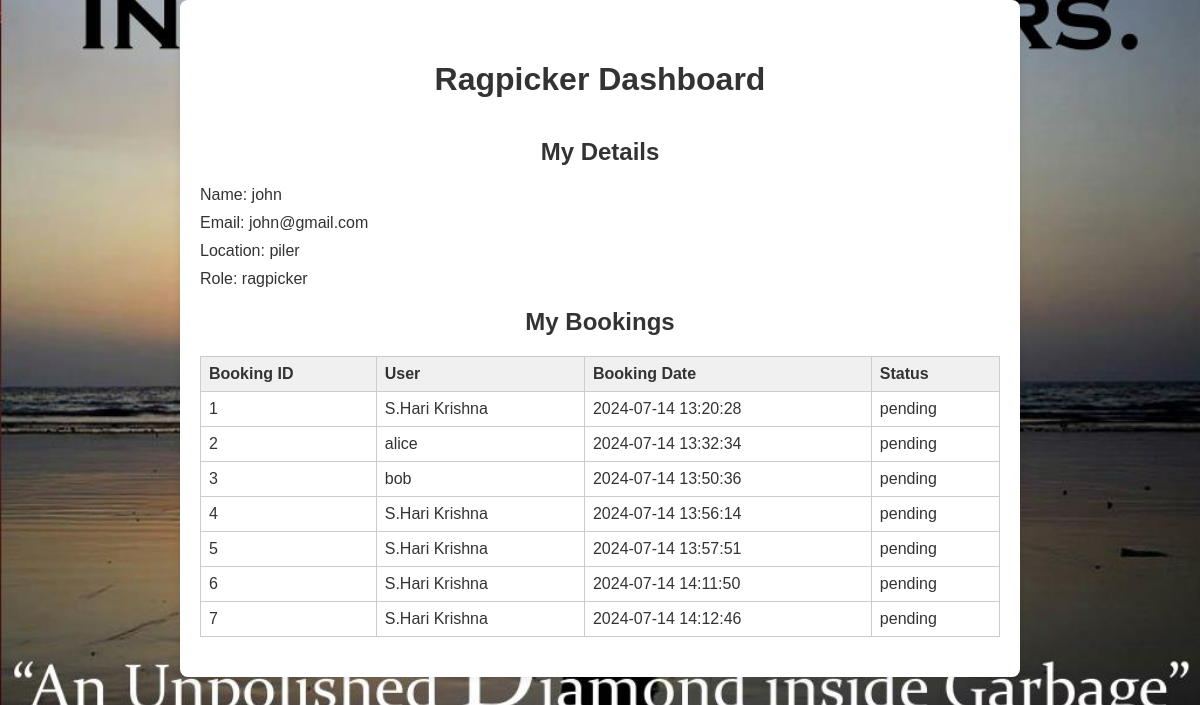
/ragpicker_dashboard.php (signed in), run on the app's committed database.
### tables this page shows
CREATE TABLE `users` (
  `id` int(11) NOT NULL,
  `name` varchar(100) NOT NULL,
  `email` varchar(100) NOT NULL,
  `password` varchar(255) NOT NULL,
  `role` enum('user','ragpicker') NOT NULL DEFAULT 'user',
  `location` varchar(255) DEFAULT NULL,
  `created_at` timestamp NOT NULL DEFAULT current_timestamp()
);

CREATE TABLE `bookings` (
  `id` int(11) NOT NULL,
  `user_id` int(11) NOT NULL,
  `ragpicker_id` int(11) NOT NULL,
  `booking_date` datetime DEFAULT current_timestamp(),
  `status` enum('pending','confirmed','cancelled') DEFAULT 'pending'
);

### ragpicker_dashboard.php (the view, shortened to what this page needs)
<?php
$ragpicker_id = $_SESSION['user_id'];
$servername = "localhost";
$username = "root";
$password = "";
$dbname = "ragpicker_db";
$conn = new mysqli($servername, $username, $password, $dbname);
$sql_ragpicker = "SELECT * FROM users WHERE id = ?";
$stmt_ragpicker = $conn->prepare($sql_ragpicker);
$stmt_ragpicker->bind_param("i", $ragpicker_id);
$stmt_ragpicker->execute();
$result_ragpicker = $stmt_ragpicker->get_result();
$ragpicker = $result_ragpicker->fetch_assoc();
$sql_bookings = "SELECT b.*, u.name AS user_name
                 FROM bookings b
                 INNER JOIN users u ON b.user_id = u.id
                 WHERE b.ragpicker_id = ?
                 ORDER BY b.id ASC";
$stmt_bookings = $conn->prepare($sql_bookings);
$stmt_bookings->bind_param("i", $ragpicker_id);
$stmt_bookings->execute();
$result_bookings = $stmt_bookings->get_result();
?>
<!DOCTYPE html>
<html lang="en">
<head>
    <link rel="stylesheet" href="styles.css">
</head>
<body>
    <div class="container">
        <h1>Ragpicker Dashboard</h1>
        <div class="details">
            <h2>My Details</h2>
            <p>Name: <?php echo htmlspecialchars($ragpicker['name']); ?></p>
            <p>Email: <?php echo htmlspecialchars($ragpicker['email']); ?></p>
            <p>Location: <?php echo htmlspecialchars($ragpicker['location']); ?></p>
            <p>Role: <?php echo htmlspecialchars($ragpicker['role']); ?></p>
        </div>
        <div class="bookings">
        <h2>My Bookings</h2>
            <?php if ($result_bookings->num_rows > 0): ?>
                <table>
                    <thead>
                        <tr>
                            <th>Booking ID</th>
                            <th>User</th>
                            <th>Booking Date</th>
                            <th>Status</th>
                        </tr>
                    </thead>
                    <tbody>
                        <?php while ($row = $result_bookings->fetch_assoc()): ?>
                            <tr>
                                <td><?php echo htmlspecialchars($row['id']); ?></td>
                                <td><?php echo htmlspecialchars($row['user_name']); ?></td>
                                <td><?php echo htmlspecialchars($row['booking_date']); ?></td>
                                <td><?php echo htmlspecialchars($row['status']); ?></td>
                            </tr>
                        <?php endwhile; ?>
                    </tbody>
                </table>
            <?php else: ?>
                <p>No bookings found.</p>
            <?php endif; ?>
        </div>
    </div>
</body>
</html>

### styles.css (style rules this page uses)
body { font-family: Arial, sans-serif; color: #333; background-image:url("image.png"); background-size: cover; background-position: center; background-repeat: no-repeat; margin: 0; padding: 0; }
h1, h2, h3 { color: #555; }
h1 { text-align: center; padding: 20px 0; }
h2 { text-align: center; margin-top: 20px; }
table { width: 100%; border-collapse: collapse; margin-top: 20px; }
table, th, td { border: 1px solid #ddd; }
th, td { padding: 10px; text-align: left; }
th { background-color: #f4f4f9; }
.container { width: 80%; margin: 0 auto; overflow: hidden; padding: 20px; }

### ragpicker_dashboard.php (style rules this page uses)
.container { max-width: 800px; margin: 0 auto; background-color: #fff; padding: 20px; border-radius: 8px; box-shadow: 0 0 10px rgba(0, 0, 0, 0.1); }
h1, h2 { text-align: center; margin-bottom: 20px; color: #333; }
.details, .bookings { margin-bottom: 20px; }
.details p, .bookings table { margin: 10px 0; }
.bookings table { width: 100%; border-collapse: collapse; }
.bookings th, .bookings td { padding: 8px; border: 1px solid #ccc; text-align: left; }
.bookings th { background-color: #f0f0f0; }

### data on the page
users: name "john", email "john@gmail.com", location "piler", role "ragpicker"
bookings: id "1", user.name "S.Hari Krishna", booking_date "2024-07-14 13:20:28", status "pending"
bookings: id "2", user.name "alice", booking_date "2024-07-14 13:32:34", status "pending"
bookings: id "3", user.name "bob", booking_date "2024-07-14 13:50:36", status "pending"
bookings: id "4", user.name "S.Hari Krishna", booking_date "2024-07-14 13:56:14", status "pending"
bookings: id "5", user.name "S.Hari Krishna", booking_date "2024-07-14 13:57:51", status "pending"
bookings: id "6", user.name "S.Hari Krishna", booking_date "2024-07-14 14:11:50", status "pending"
bookings: id "7", user.name "S.Hari Krishna", booking_date "2024-07-14 14:12:46", status "pending"
